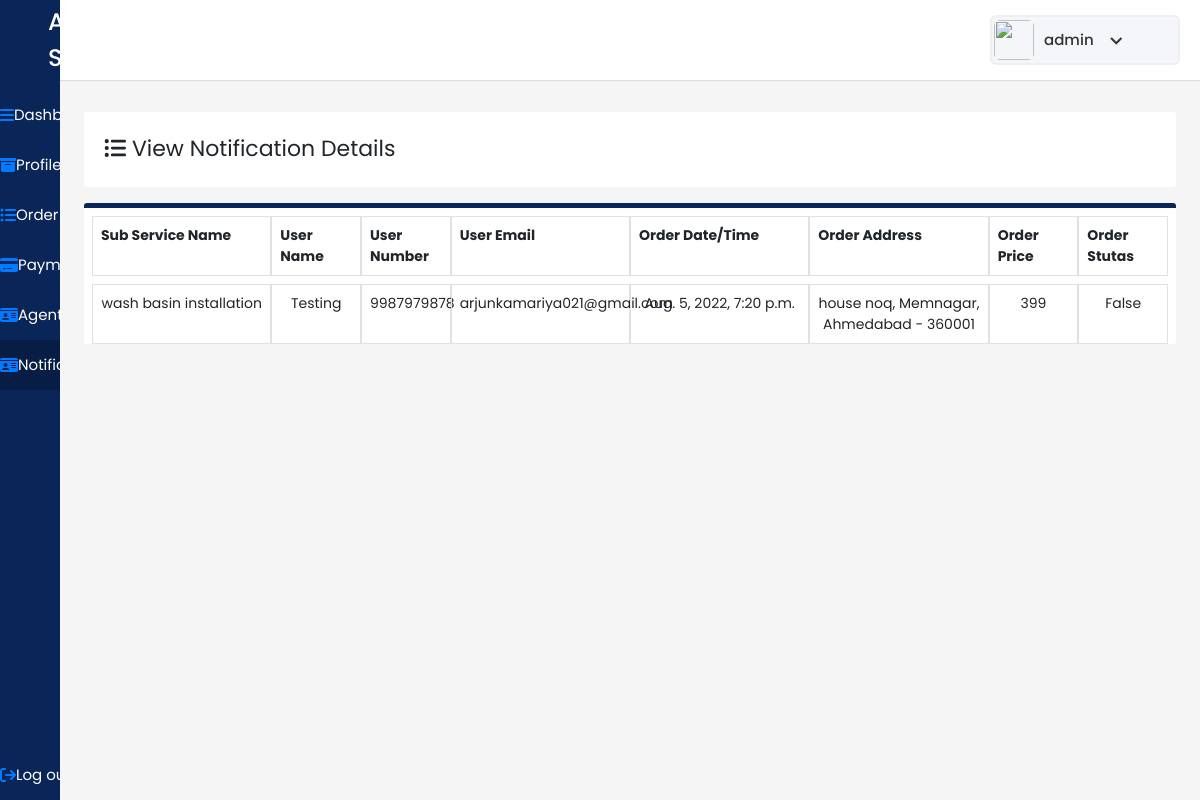
Screenshot of /viewnotificationdetails/10/ (signed in) with the database file from the repository.
### user/models.py (models this page shows)
class Orderlist(models.Model):
    orderid=models.IntegerField(primary_key=True)
    serviceid=models.IntegerField(null=True,blank=True)
    subserviceid=models.IntegerField(null=True)
    userid=models.IntegerField(null=True)
    agentid=models.IntegerField(null=True,blank=True)
    servicename=models.CharField(max_length=200,null=True)
    orderdatetime=models.DateTimeField(null=True)
    orderotp=models.IntegerField(null=True)
    orderstutas=models.BooleanField(max_length=5,null=True)
    ordercompletetime=models.DateTimeField(null=True,blank=True)
    orderaddress=models.CharField(max_length=200)
    orderprice=models.IntegerField(null=True)

class Customer(models.Model):
    userid=models.IntegerField(primary_key=True)
    username=models.CharField(max_length=200,null=FALSE)
    useremail=models.EmailField(max_length=20,null=FALSE)
    useraddress=models.CharField(max_length=200,null=FALSE)
    userpassword=models.CharField(max_length=30,null=FALSE)
    usermobileno=models.CharField(max_length=10,null=FALSE)
    usergender=models.CharField(max_length=7,null=FALSE)
    userstutas=models.BooleanField(max_length=5)

### user/views.py (the view)
# urls.py: path('viewnotificationdetails/<int:id>/',views.viewnotificationdetails,name="viewnotificationdetails"),
@login_required(login_url="/login/")
def viewnotificationdetails(request,id):
    orderlist=Orderlist.objects.get(pk=id)
    userdetails=Customer.objects.get(userid=orderlist.userid)
    context={'Orderlist':orderlist,"userdetails":userdetails}
    return render(request,"agent/viewnotificationdetails.html",context)

### user/templates/agent/viewnotificationdetails.html (shortened to what this page needs)
{% load static %}
<!DOCTYPE html>
<html lang="en" dir="ltr">
  <head>
    <link rel="stylesheet" href="{% static "./style.css" %}">
   <link href="{% static "https://unpkg.com/boxicons@2.0.7/css/boxicons.min.css" %}" rel='stylesheet'>
    <link rel="stylesheet" href="{% static "path/to/font-awesome/css/font-awesome.min.css"  %}">
    <link href="{% static "https://cdn.jsdelivr.net/npm/bootstrap@5.1.3/dist/css/bootstrap.min.css"  %}" rel="stylesheet">
    <link href="{% static "https://cdn.jsdelivr.net/npm/bootstrap@5.1.3/dist/css/bootstrap.min.css" %}" rel="stylesheet">
    <link rel="stylesheet" href="{% static "./css/bootstrap.min.css" %}">
    <link href="{% static "https://stackpath.bootstrapcdn.com/bootstrap/4.4.1/css/bootstrap.min.css" %}" rel="stylesheet"/>
  </head>
<body>
  <div class="sidebar">
    <div class="logo-details pl-5">
      <span class="logo_name">All in Services</span>
    </div>
      <ul class="nav-links">
        <li>
          <a href={% url 'agentindex' %} >
            <i class="fa fa-bars" aria-hidden="true"></i>
            <span class="links_name">Dashboard</span>
          </a>
        </li>
        <li>
          <a href={% url 'agentprofile' %}>
            <i class="fa fa-archive" aria-hidden="true"></i>
            <span class="links_name">Profile</span>
        </li>
        <li>
          <a href={% url 'agentorderlist' %} >
            <i class="fa fa-list-ul" aria-hidden="true"></i>
            <span class="links_name">Order list</span>
          </a>
        </li>
        <li>
          <a href={% url 'agentpayment' %} >
            <i class="fa fa-credit-card-alt" aria-hidden="true"></i>
            <span class="links_name">Payment</span>
          </a>
        </li>
        <li>
          <a href={% url 'agentkycdetail' %} >
            <i class="fa fa-id-card" aria-hidden="true"></i>
            <span class="links_name">Agent KYC</span>
          </a>
        </li>
        <li>
            <a href={% url 'agentnotification' %} class="active">
              <i class="fa fa-id-card" aria-hidden="true"></i>
              <span class="links_name">Notification</span>
            </a>
          </li>
        <li class="log_out">
          {% if request.user.is_authenticated %}
          <a href="{% url 'logout' %}" >
            <i class="fa fa-sign-out" aria-hidden="true"></i>
            <span class="links_name">Log out</span>
          </a>
          {% endif %}
        </li>
      </ul>
    </div>
  <section class="home-section agent-home">
    <nav>
      <div class="profile-details">
        <img src={% static "./images/All_in_one2.png" %} alt="">
        <span class="admin_name">{{user.username}}</span>
        <i class='bx bx-chevron-down' ></i>
      </div>
    </nav>
    <section id="users" class="p-4" >
      <div class="users mt-5">
        <div class=" user-title">
          <i class="fa fa-list-ul" aria-hidden="true"></i>
            View Notification Details
        </div>
      </div>
      <div class="user-list mt-3">
        <div class="row m-2">
          <div class="col-md-2 border p-2 ">
            <b>Sub Service Name</b>
          </div>
          <div class="col-md-1 border p-2 ">
            <b>User Name</b>
          </div>
          <div class="col-md-1 border p-2 ">
            <b>User Number</b>
          </div>
          <div class="col-md-2 border p-2 ">
            <b>User Email</b>
          </div>
          <div class="col-md-2 border p-2 ">
            <b>Order Date/Time</b>
          </div>
          <div class="col-md-2 border p-2 ">
            <b>Order Address</b>
          </div>
          <div class="col-md-1 border p-2 ">
            <b>Order Price</b>
          </div>
          <div class="col-md-1 border p-2 ">
            <b>Order Stutas</b>
          </div>
        </div>
        <div class="row ml-2 mb-2 mr-2">
          <div class="col-md-2 border p-2 text-center">
            {{Orderlist.servicename}}
          </div>
          <div class="col-md-1 border p-2 text-center">
            {{userdetails.username}}
          </div>
          <div class="col-md-1 border p-2 text-center">
            {{userdetails.usermobileno}}
          </div>
          <div class="col-md-2 border p-2 text-center">
            {{userdetails.useremail}}
          </div>
          <div class="col-md-2 border p-2 text-center">
            {{Orderlist.orderdatetime}}
          </div>
          <div class="col-md-2 border p-2 text-center">
            {{Orderlist.orderaddress}}
          </div>
          <div class="col-md-1 border p-2 text-center">
            {{Orderlist.orderprice}}
          </div>
          <div class="col-md-1 border p-2 text-center">
            {{Orderlist.orderstutas}}
          </div>
        </div>
      </div>
  </section>
  </section>
</body>
</html>

### adminpan/static/style.css (style rules this page uses)
* { margin: 0; padding: 0; box-sizing: border-box; font-family: 'Poppins', sans-serif; }
#users .user-list { font-size: 14px !important; }
.sidebar { position: fixed; height: 100%; width: 240px; background: #0A2558; transition: all 0.5s ease; }
.sidebar .logo-details { height: 80px; display: flex; align-items: center; }
.sidebar .logo-details .logo_name { color: #fff; font-size: 24px; font-weight: 500; }
.sidebar .nav-links { margin-top: 10px; }
.sidebar .nav-links li { position: relative; list-style: none; height: 50px; }
.sidebar .nav-links li a { height: 100%; width: 100%; display: flex; align-items: center; text-decoration: none; transition: all 0.4s ease; }
.sidebar .nav-links li a.active { background: #081D45; }
.sidebar .nav-links li a .links_name { color: #fff; font-size: 15px; font-weight: 400; white-space: nowrap; }
.sidebar .nav-links .log_out { position: absolute; bottom: 0; width: 100%; }
.home-section { position: relative; background: #f5f5f5; min-height: 100vh; width: calc(100% - 240px); left: 240px; transition: all 0.5s ease; }
.home-section nav { display: flex; justify-content: space-between; height: 80px; background: #fff; display: flex; align-items: center; position: fixed; width: calc(100% - 240px); left: 240px; z-index: 100; padding: 0 20px; box-shadow: 0 1px 1px rgba(0, 0, 0, 0.1); transition: all 0.5s ease; }
.home-section nav .profile-details { display: flex; align-items: center; background: #F5F6FA; border: 2px solid #EFEEF1; border-radius: 6px; height: 50px; min-width: 190px; padding: 0 15px 0 2px; }
nav .profile-details img { height: 40px; width: 40px; border-radius: 6px; object-fit: cover; }
nav .profile-details .admin_name { font-size: 15px; font-weight: 500; color: #333; margin: 0 10px; white-space: nowrap; }
nav .profile-details i { font-size: 25px; color: #333; }
#users { margin-top: 40px; position: absolute; background: #f5f5f5; width: 100%; }
#users .user-title { background-color: white; border-radius: 3px; height: 75px; padding: 20px; font-size: 22px; }
#users .user-list { background-color: white; border-radius: 3px; border-top: 5px solid #0a2558; }
@media (max-width: 1240px) { .sidebar { width: 60px; } }
@media (max-width: 1240px) { .home-section { width: calc(100% - 60px); left: 60px; } }
@media (max-width: 1240px) { .home-section nav { width: calc(100% - 60px); left: 60px; } }

### rows the page displays
Orderlist: servicename "wash basin installation", orderdatetime "Aug. 5, 2022, 7:20 p.m.", orderaddress "house noq, Memnagar, Ahmedabad - 360001", orderprice "399", orderstutas "False"
Customer: username "Testing", usermobileno "9987979878", useremail "arjunkamariya021@gmail.com"

### other values shown
{{ user.username }} "admin"
